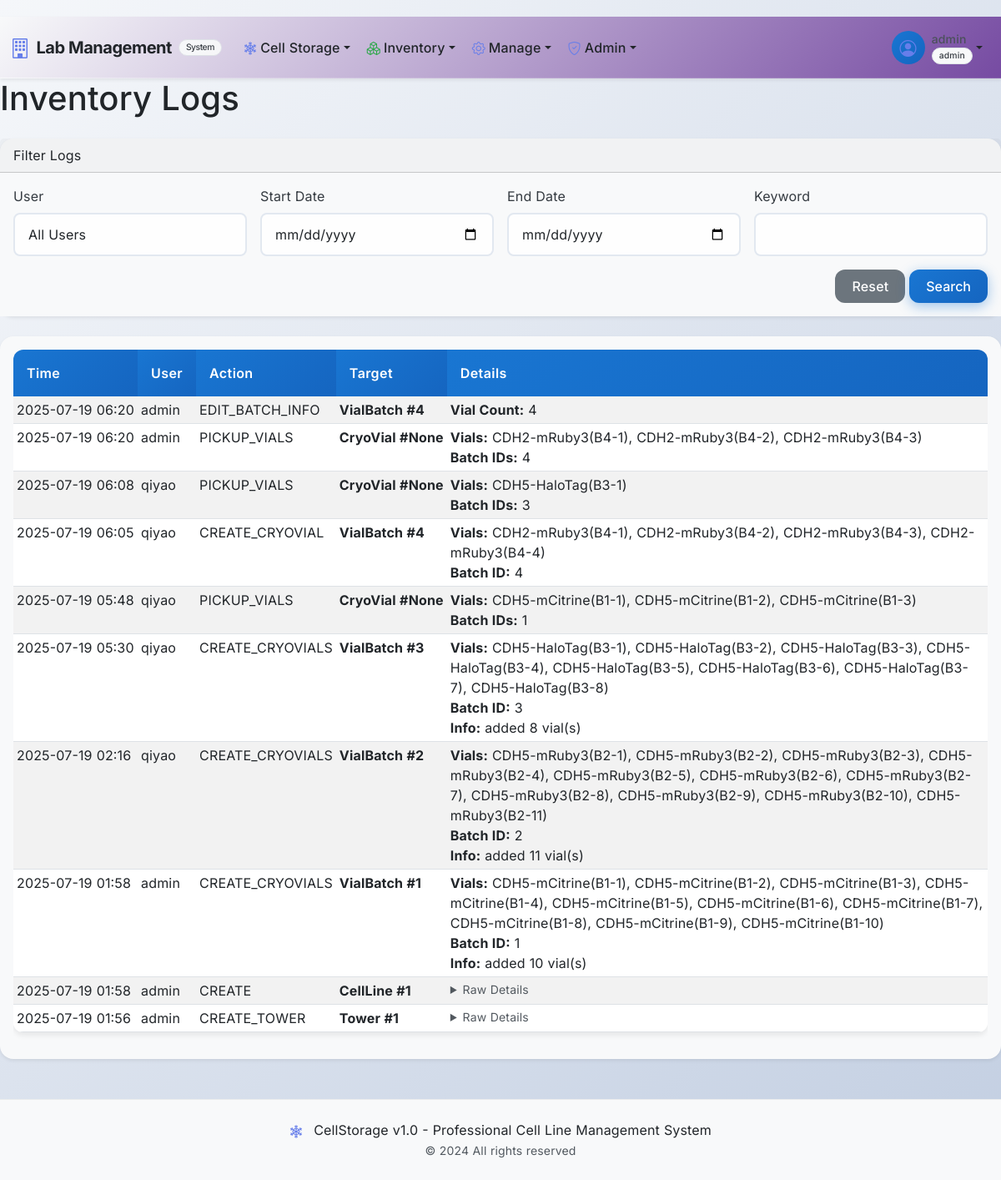
The app's page /cell-storage/audit_logs (signed in) with its own data.
### app/cell_storage/models.py (models this page shows, shortened)
class User(UserMixin, db.Model):
    __tablename__ = 'users'
    id = db.Column(db.Integer, primary_key=True)
    username = db.Column(db.String(64), unique=True, index=True, nullable=False)
    password_hash = db.Column(db.String(256))
    password_plain = db.Column(db.String(128))  # store plain password for admin view
    role = db.Column(db.String(64), default='user', nullable=False)  # e.g., 'user', 'admin'. Make role non-nullable.
    cell_lines_created = db.relationship('CellLine', backref='creator', lazy='dynamic',
                                         foreign_keys='CellLine.created_by_user_id')
    vials_frozen = db.relationship('CryoVial', backref='freezer_operator', lazy='dynamic',
                                   foreign_keys='CryoVial.frozen_by_user_id')
    audit_logs = db.relationship('AuditLog', backref='user_performing_action', lazy='dynamic',
                                 foreign_keys='AuditLog.user_id')
    @property
    def is_admin(self):
        return self.role == 'admin'

class AuditLog(db.Model):
    __tablename__ = 'audit_logs'
    id = db.Column(db.Integer, primary_key=True)
    timestamp = db.Column(db.DateTime, index=True, default=datetime.utcnow)
    user_id = db.Column(db.Integer, db.ForeignKey('users.id'))  # Operating user
    action = db.Column(db.String(255), nullable=False)  # e.g., "LOGIN", "CREATE_VIAL", "EDIT_CELL_LINE"
    target_type = db.Column(db.String(64))  # e.g., "CryoVial", "CellLine", "User"
    target_id = db.Column(db.Integer)  # Related record ID
    details = db.Column(db.Text)  # Can store JSON format change details

### app/cell_storage/main/routes.py (the view, shortened to what this page needs)
@bp.route('/audit_logs')
@login_required
@admin_required
def audit_logs():
    search_user = request.args.get('user', '').strip()
    keyword = request.args.get('keyword', '').strip()
    start = request.args.get('start', '').strip()
    end = request.args.get('end', '').strip()
    page = request.args.get('page', 1, type=int)
    per_page = 50  # 每页显示50条记录
    query = AuditLog.query.join(User)
    if search_user:
        query = query.filter(User.username.ilike(f'%{search_user}%'))
    if start:
        try:
            start_dt = datetime.strptime(start, '%Y-%m-%d')
            query = query.filter(AuditLog.timestamp >= start_dt)
        except ValueError:
            pass
    if end:
        try:
            end_dt = datetime.strptime(end, '%Y-%m-%d')
            query = query.filter(AuditLog.timestamp <= end_dt)
        except ValueError:
            pass
    logs_pagination = query.order_by(AuditLog.timestamp.desc()).paginate(
        page=page, per_page=per_page, error_out=False
    )
    logs_raw = logs_pagination.items
    parsed_logs = []
    for log in logs_raw:
        details = {}
        if log.details:
            try:
                details = json.loads(log.details)
            except ValueError:
                details = {'raw': log.details}
        vial_ids = []
        if isinstance(details, dict):
            if isinstance(details.get('vial_ids'), list):
                vial_ids = details['vial_ids']
            elif details.get('vial_id') is not None:
                vial_ids = [details['vial_id']]
        if not vial_ids and log.target_type == 'CryoVial' and log.target_id:
            vial_ids = [log.target_id]
        display_vials = []
        if vial_ids:
            vials = CryoVial.query.filter(CryoVial.id.in_(vial_ids)).join(VialBatch).all()
            id_map = {v.id: v for v in vials}
            for vid in vial_ids:
                v = id_map.get(vid)
                if v:
                    display_vials.append(f"{v.batch.name}({v.unique_vial_id_tag})")
                else:
                    display_vials.append(str(vid))
        parsed_logs.append({'log': log, 'details': details, 'display_vials': display_vials})
    all_users = User.query.order_by(User.username).all()
    return render_template(
        'main/audit_logs.html',
        logs=parsed_logs,
        pagination=logs_pagination,
        all_users=all_users,
        search_user=search_user,
        keyword=keyword,
        start=start,
        end=end,
        title='Inventory Logs'
    )

### app/shared/permissions.py (called while the page is built, shortened)
def has_permission(permission, resource_type=None, resource_id=None):
    if not current_user.is_authenticated:
        return False
    return PermissionManager.has_permission(
        current_user.id,
        permission,
        resource_type,
        resource_id
    )

def can_view_inventory():
    return has_permission('inventory.view')

def can_manage_locations():
    return has_permission('location.edit')

def is_admin():
    return has_permission('admin.user_management')

    @classmethod
    def has_permission(cls, user_id, permission, resource_type=None, resource_id=None):
        from .. import db
        from datetime import datetime
        user = User.query.get(user_id)
        if user and hasattr(user, 'is_admin') and user.is_admin:
            return True

### app/templates/main/audit_logs.html (shortened to what this page needs)
{% extends "base.html" %}
{% block content %}
<div class="d-flex justify-content-between align-items-center mb-3">
    <h1>Inventory Logs</h1>
</div>
<div class="card shadow-sm mb-4" style="color: #212529;">
    <div class="card-header" style="color: #212529;">Filter Logs</div>
    <div class="collapse show" id="filterCollapse">
        <div class="card-body bg-light" style="color: #212529;">
            <form method="get" class="row g-3 align-items-end">
              <div class="col-md-3">
                <label for="user_select" class="form-label" style="color: #343a40;">User</label>
                <select name="user" id="user_select" class="form-select" style="color: #212529;">
                  <option value="">All Users</option>
                </select>
              </div>
              <div class="col-md-3">
                  <label for="start_date" class="form-label" style="color: #343a40;">Start Date</label>
                  <input type="date" name="start" id="start_date" class="form-control" value="{{ start }}" style="color: #212529;">
              </div>
              <div class="col-md-3">
                  <label for="end_date" class="form-label" style="color: #343a40;">End Date</label>
                  <input type="date" name="end" id="end_date" class="form-control" value="{{ end }}" style="color: #212529;">
              </div>
              <div class="col-md-3">
                  <label for="keyword_search" class="form-label" style="color: #343a40;">Keyword</label>
                  <input type="text" name="keyword" id="keyword_search" class="form-control" placeholder="e.g., 'Create', 'Vial'" value="{{ keyword }}" style="color: #212529;">
              </div>
              <div class="col-12 text-end">
                <a href="{{ url_for('cell_storage.audit_logs') }}" class="btn btn-secondary">Reset</a>
                <button type="submit" class="btn btn-primary">Search</button>
              </div>
            </form>
        </div>
    </div>
</div>
<div class="card shadow-sm">
    <div class="card-body">
        <div class="table-responsive">
            <table class="table table-striped table-hover table-sm">
                <thead class="table-light">
                  <tr>
                    <th>Time</th>
                    <th>User</th>
                    <th>Action</th>
                    <th>Target</th>
                    <th>Details</th>
                  </tr>
                </thead>
                <tbody>
                {% for item in logs %}
                <tr>
                  <td class="text-nowrap">{{ item.log.timestamp.strftime('%Y-%m-%d %H:%M') }}</td>
                  <td>{{ item.log.user_performing_action.username if item.log.user_performing_action else 'N/A' }}</td>
                  <td>{{ item.log.action }}</td>
                  <td class="text-nowrap">
                    {% if item.log.target_type %}
                        <strong>{{ item.log.target_type }} #{{ item.log.target_id }}</strong>
                    {% else %}
                        N/A
                    {% endif %}
                  </td>
                  <td>
                    {% if item.display_vials %}
                        <strong>Vials:</strong> {{ item.display_vials|join(', ') }}<br>
                    {% endif %}
                    {% if item.details.batch_id %}
                        <strong>Batch ID:</strong> {{ item.details.batch_id }}<br>
                    {% elif item.details.batch_ids %}
                        <strong>Batch IDs:</strong> {{ item.details.batch_ids|join(', ') }}<br>
                    {% endif %}
                    {% if item.details.vial_count %}
                        <strong>Vial Count:</strong> {{ item.details.vial_count }}<br>
                    {% endif %}
                    {% if item.details.general_info %}
                        <strong>Info:</strong> {{ item.details.general_info }}<br>
                    {% endif %}
                    {% if item.details.raw %}
                        <details>
                            <summary class="text-muted small">Raw Details</summary>
                        </details>
                    {% endif %}
                  </td>
                </tr>
                {% else %}
                <tr>
                    <td colspan="5" class="text-center p-4">No logs found matching your criteria.</td>
                </tr>
                {% endfor %}
                </tbody>
            </table>
        </div>
    </div>
</div>
{% endblock %}

### app/templates/base.html (shortened to what this page needs)
<!DOCTYPE html>
<html lang="en">
<head>
    <link href="https://cdn.jsdelivr.net/npm/bootstrap@5.3.3/dist/css/bootstrap.min.css" rel="stylesheet">
    <link href="https://cdn.jsdelivr.net/npm/bootstrap-icons@1.11.3/font/bootstrap-icons.css" rel="stylesheet">
    <link href="https://cdnjs.cloudflare.com/ajax/libs/bootstrap-icons/1.11.3/font/bootstrap-icons.min.css" rel="stylesheet">
    <link href="{{ url_for('static', filename='css/style.css') }}" rel="stylesheet">
</head>
<body class="bg-light">
    <nav class="navbar navbar-expand-lg navbar-light bg-gradient shadow-sm sticky-top" style="background: linear-gradient(135deg, #f5f7fa 0%, #c3cfe2 100%);">
        <div class="container-fluid">
            <a class="navbar-brand fw-bold d-flex align-items-center" href="{{ url_for('cell_storage.index') }}" style="color: #212529;">
                <i class="bi bi-building me-2 fs-4" style="color: #667eea;"></i>
                <span style="color: #212529;">Lab Management</span>
                <small class="badge bg-light text-dark ms-2" style="color: #343a40; border: 1px solid #dee2e6;">System</small>
            </a>
            <div class="collapse navbar-collapse" id="navbarContent">
                <ul class="navbar-nav me-auto mb-2 mb-lg-0">
                    {% if current_user.is_authenticated %}
                        <li class="nav-item dropdown">
                            <a class="nav-link dropdown-toggle d-flex align-items-center" href="#" style="color: #212529;" id="cellStorageDropdown" role="button" data-bs-toggle="dropdown" aria-expanded="false">
                                <i class="bi bi-snow2 me-1" style="color: #667eea;"></i>
                                Cell Storage
                            </a>
                        </li>
                        <li class="nav-item dropdown">
                            <a class="nav-link dropdown-toggle d-flex align-items-center" href="#" style="color: #212529;" id="inventoryDropdown" role="button" data-bs-toggle="dropdown" aria-expanded="false">
                                <i class="bi bi-boxes me-1" style="color: #28a745;"></i>
                                Inventory
                            </a>
                        </li>
                        {% if current_user.is_admin %}
                            <li class="nav-item dropdown">
                                <a class="nav-link dropdown-toggle d-flex align-items-center" href="#" id="inventoryDropdown" role="button" data-bs-toggle="dropdown" aria-expanded="false" style="color: #212529;">
                                    <i class="bi bi-gear me-1" style="color: #667eea;"></i>
                                    Manage
                                </a>
                            </li>
                            <li class="nav-item dropdown">
                                <a class="nav-link dropdown-toggle d-flex align-items-center" href="#" id="adminDropdown" role="button" data-bs-toggle="dropdown" aria-expanded="false" style="color: #212529;">
                                    <i class="bi bi-shield-check me-1" style="color: #667eea;"></i>
                                    Admin
                                </a>
                            </li>
                        {% endif %}
                    {% endif %}
                </ul>
                <ul class="navbar-nav ms-auto mb-2 mb-lg-0">
                    {% if current_user.is_authenticated %}
                        <li class="nav-item dropdown">
                            <a class="nav-link dropdown-toggle d-flex align-items-center" href="#" id="userDropdown" role="button" data-bs-toggle="dropdown" aria-expanded="false" style="color: #212529;">
                                <div class="user-avatar me-2">
                                    <i class="bi bi-person-circle fs-5" style="color: #667eea;"></i>
                                </div>
                                <div class="d-flex flex-column">
                                    <span class="small" style="color: #212529;">{{ current_user.username }}</span>
                                    <span class="badge badge-role bg-light text-dark" style="color: #343a40; border: 1px solid #dee2e6;">{{ current_user.role }}</span>
                                </div>
                            </a>
                        </li>
                    {% else %}
                        <li class="nav-item">
                            <a class="nav-link btn btn-outline-primary rounded-pill px-3" href="{{ url_for('auth.login') }}" style="color: #667eea; border-color: #667eea;">
                                <i class="bi bi-box-arrow-in-right me-1"></i>Login
                            </a>
                        </li>
                    {% endif %}
                </ul>
            </div>
        </div>
    </nav>
    <main class="flex-grow-1">
        {% block content %}{% endblock %}
    </main>
    <footer class="bg-light text-center py-4 mt-5" style="color: #343a40;">
        <div class="container">
            <p class="mb-0">
                <i class="bi bi-snow2 me-2" style="color: #667eea;"></i>
                CellStorage v1.0 - Professional Cell Line Management System
            </p>
            <small class="text-muted" style="color: #495057;">© 2024 All rights reserved</small>
        </div>
    </footer>
</body>
</html>

### app/templates/base.html (style rules this page uses)
:root { --primary-color: #667eea; --secondary-color: #764ba2; --accent-color: #f093fb; --background-color: #f8f9fa; --text-color: #212529; --navbar-style: light; }

### records on screen
User: username "admin", role "admin", log.user_performing_action "admin" "admin" "admin" "admin" "admin"
AuditLog: log.timestamp "2025-07-19 06:20", log.action "EDIT_BATCH_INFO", log.target_type "VialBatch", log.target_id "4"
AuditLog: log.timestamp "2025-07-19 06:20", log.action "PICKUP_VIALS", log.target_type "CryoVial", log.target_id "None"
AuditLog: log.timestamp "2025-07-19 06:08", log.action "PICKUP_VIALS", log.target_type "CryoVial", log.target_id "None"
User: log.user_performing_action "qiyao" "qiyao" "qiyao" "qiyao" "qiyao"
AuditLog: log.timestamp "2025-07-19 06:05", log.action "CREATE_CRYOVIAL", log.target_type "VialBatch", log.target_id "4"
AuditLog: log.timestamp "2025-07-19 05:48", log.action "PICKUP_VIALS", log.target_type "CryoVial", log.target_id "None"
AuditLog: log.timestamp "2025-07-19 05:30", log.action "CREATE_CRYOVIALS", log.target_type "VialBatch", log.target_id "3"
AuditLog: log.timestamp "2025-07-19 02:16", log.action "CREATE_CRYOVIALS", log.target_type "VialBatch", log.target_id "2"
AuditLog: log.timestamp "2025-07-19 01:58", log.action "CREATE_CRYOVIALS", log.target_type "VialBatch", log.target_id "1"
AuditLog: log.timestamp "2025-07-19 01:58", log.action "CREATE", log.target_type "CellLine", log.target_id "1"
AuditLog: log.timestamp "2025-07-19 01:56", log.action "CREATE_TOWER", log.target_type "Tower", log.target_id "1"

### other values on screen
{{ item.details.vial_count }} "4"
{{ item.display_vials|join(', ') }} "CDH2-mRuby3(B4-1), CDH2-mRuby3(B4-2), CDH2-mRuby3(B4-3)" "CDH5-HaloTag(B3-1)" "CDH2-mRuby3(B4-1), CDH2-mRuby3(B4-2), CDH2-mRuby3(B4-3), CDH2-mRuby3(B4-4)" "CDH5-mCitrine(B1-1), CDH5-mCitrine(B1-2), CDH5-mCitrine(B1-3)" "CDH5-HaloTag(B3-1), CDH5-HaloTag(B3-2), CDH5-HaloTag(B3-3), CDH5-HaloTag(B3-4), CDH5-HaloTag(B3-5), CDH5-HaloTag(B3-6), CDH5-HaloTag(B3-7), CDH5-HaloTag(B3-8)"
{{ item.details.batch_ids|join(', ') }} "4" "3" "1"
{{ item.details.batch_id }} "4" "3" "2" "1"
{{ item.details.general_info }} "added 8 vial(s)" "added 11 vial(s)" "added 10 vial(s)"
